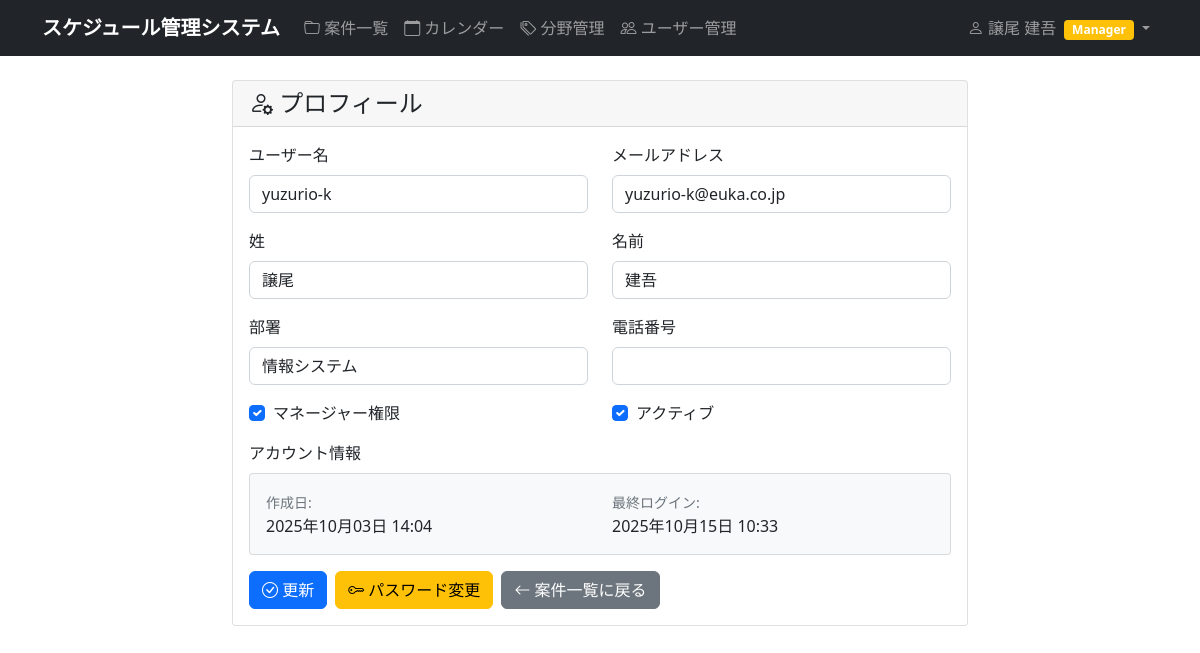
The app's page /accounts/profile/ (signed in), older data.
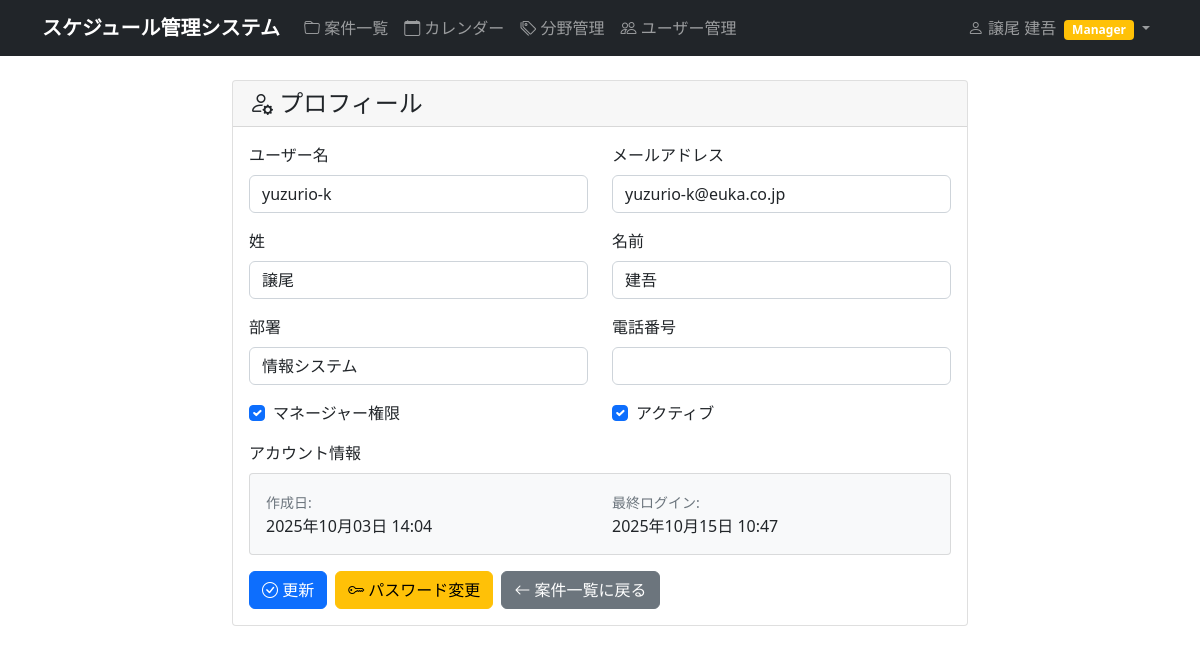
The same page, newer data.
### accounts/models.py (models this page shows, shortened)
class CustomUser(AbstractUser):
    email = models.EmailField('メールアドレス', blank=True, null=True)
    department = models.CharField('部署', max_length=100, blank=True)
    phone = models.CharField('電話番号', max_length=20, blank=True)
    is_manager = models.BooleanField('マネージャー権限', default=False)
    is_viewer = models.BooleanField('閲覧者権限', default=False, help_text='全員の案件を閲覧できますが編集はできません')
    class Meta:
        verbose_name = 'ユーザー'
        verbose_name_plural = 'ユーザー'

### accounts/views.py (the view)
# urls.py: path('profile/', views.profile, name='profile'),
@login_required
@never_cache
def profile(request):
    if request.method == 'POST':
        if request.user.is_manager or request.user.is_superuser:
            form = UserManagementForm(request.POST, instance=request.user)
        else:
            form = UserProfileForm(request.POST, instance=request.user)
        if form.is_valid():
            form.save()
            messages.success(request, 'プロフィールを更新しました。')
            return redirect('accounts:profile')
    else:
        if request.user.is_manager or request.user.is_superuser:
            form = UserManagementForm(instance=request.user)
            if not request.user.is_superuser:
                form.fields['is_active'].widget.attrs['disabled'] = True
        else:
            form = UserProfileForm(instance=request.user)
    return render(request, 'accounts/profile.html', {'form': form})

### templates/accounts/profile.html (shortened to what the changed rows need)
{% extends "base.html" %}
{% block content %}
<div class="row">
    <div class="col-md-8 mx-auto">
        <div class="card">
            <div class="card-body">
                <form method="post">
                    <div class="row">
                        <div class="col-md-6">
                            <div class="mb-3">
                                <label for="{{ form.username.id_for_label }}" class="form-label">ユーザー名</label>
                                {{ form.username }}
                            </div>
                        </div>
                        <div class="col-md-6">
                            <div class="mb-3">
                                <label for="{{ form.email.id_for_label }}" class="form-label">メールアドレス</label>
                                {{ form.email }}
                            </div>
                        </div>
                    </div>
                    <div class="row">
                        <div class="col-md-6">
                            <div class="mb-3">
                                <label for="{{ form.last_name.id_for_label }}" class="form-label">姓</label>
                                {{ form.last_name }}
                            </div>
                        </div>
                        <div class="col-md-6">
                            <div class="mb-3">
                                <label for="{{ form.first_name.id_for_label }}" class="form-label">名前</label>
                                {{ form.first_name }}
                            </div>
                        </div>
                    </div>
                    <div class="row">
                        <div class="col-md-6">
                            <div class="mb-3">
                                <label for="{{ form.department.id_for_label }}" class="form-label">部署</label>
                                {{ form.department }}
                            </div>
                        </div>
                        <div class="col-md-6">
                            <div class="mb-3">
                                <label for="{{ form.phone.id_for_label }}" class="form-label">電話番号</label>
                                {{ form.phone }}
                            </div>
                        </div>
                    </div>
                    {% if form.is_manager and form.is_active %}
                    <div class="row">
                        <div class="col-md-6">
                            <div class="mb-3 form-check">
                                {{ form.is_manager }}
                                <label class="form-check-label" for="{{ form.is_manager.id_for_label }}">
                                    マネージャー権限
                                </label>
                            </div>
                        </div>
                        <div class="col-md-6">
                            <div class="mb-3 form-check">
                                {{ form.is_active }}
                                <label class="form-check-label" for="{{ form.is_active.id_for_label }}">
                                    アクティブ
                                </label>
                            </div>
                        </div>
                    </div>
                    {% endif %}
                    <div class="mb-3">
                        <div class="card bg-light">
                            <div class="card-body">
                                <div class="row">
                                    <div class="col-md-6">
                                        <small class="text-muted">作成日:</small><br>
                                        {{ user.date_joined|date:"Y年m月d日 H:i" }}
                                    </div>
                                    <div class="col-md-6">
                                        <small class="text-muted">最終ログイン:</small><br>
                                        {{ user.last_login|date:"Y年m月d日 H:i"|default:"未ログイン" }}
                                    </div>
                                </div>
                            </div>
                        </div>
                    </div>
                </form>
            </div>
        </div>
    </div>
</div>
{% endblock %}

### templates/base.html (shortened to what this page needs)
<!DOCTYPE html>
<head>
    <link href="https://cdn.jsdelivr.net/npm/bootstrap@5.1.3/dist/css/bootstrap.min.css" rel="stylesheet">
    <link rel="stylesheet" href="https://cdn.jsdelivr.net/npm/bootstrap-icons@1.7.2/font/bootstrap-icons.css">
    {% load static %}
    <link rel="stylesheet" href="{% static 'css/style.css' %}">
</head>
<body>
    <nav class="navbar navbar-expand-lg navbar-dark bg-dark">
        <div class="container">
                        <a class="navbar-brand" href="{% url 'schedule:project_list' %}">
                スケジュール管理システム
            </a>
            {% if user.is_authenticated %}
            <div class="collapse navbar-collapse" id="navbarNav">
                <ul class="navbar-nav me-auto">
                    <li class="nav-item">
                        <a class="nav-link" href="{% url 'schedule:project_list' %}">
                            <i class="bi bi-folder"></i> 案件一覧
                        </a>
                    </li>
                    <li class="nav-item">
                        <a class="nav-link" href="{% url 'schedule:calendar' %}">
                            <i class="bi bi-calendar"></i> カレンダー
                        </a>
                    </li>
                    <li class="nav-item">
                        <a class="nav-link" href="{% url 'schedule:field_list' %}">
                            <i class="bi bi-tags"></i> 分野管理
                        </a>
                    </li>
                    {% if user.is_manager or user.is_superuser %}
                    <li class="nav-item">
                        <a class="nav-link" href="{% url 'accounts:user_list' %}">
                            <i class="bi bi-people"></i> ユーザー管理
                        </a>
                    </li>
                    {% endif %}
                </ul>
                <ul class="navbar-nav">
                    <li class="nav-item dropdown">
                        <a class="nav-link dropdown-toggle" href="#" role="button" data-bs-toggle="dropdown">
                            <i class="bi bi-person"></i> {% if user.first_name or user.last_name %}{{ user.last_name }} {{ user.first_name }}{% else %}{{ user.username }}{% endif %}
                            {% if user.is_manager %}<span class="badge bg-warning ms-1">Manager</span>{% endif %}
                        </a>
                    </li>
                </ul>
            </div>
            {% endif %}
        </div>
    </nav>
    <main class="container mt-4">
        {% block content %}
        {% endblock %}
    </main>
</body>
</html>

Row changes from the older to the newer data that the page shows:
changed CustomUser "譲尾": last_login "2025年10月15日 10:33" → "2025年10月15日 10:47"
